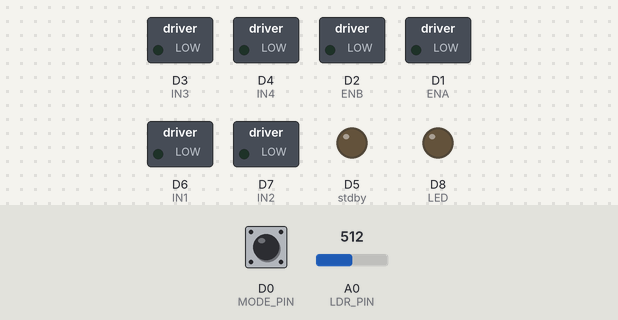
This sketch was run on a simulated ESP8266 (NodeMCU). Shown: switched loads named in the sketch (green lamp = pin HIGH), output pins drawn as LEDs (lit = HIGH). Inputs (shaded band) come from the test bench; at power-on: A0 (LDR_PIN) = 512, D0 (MODE_PIN) HIGH. WiFi joins after 1.5 s; servers stay silent unless stated; what the sketch prints to the serial monitor is not drawn.

Above: at 0.0 s.
At 3.2 s:
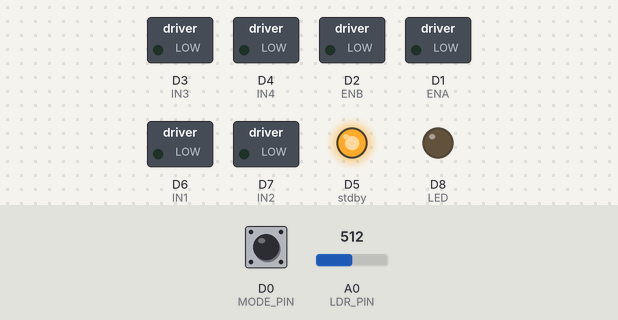
3.3 s: A0 (LDR_PIN) set to 982
4.8 s: A0 (LDR_PIN) set to 1006
At 5.3 s:
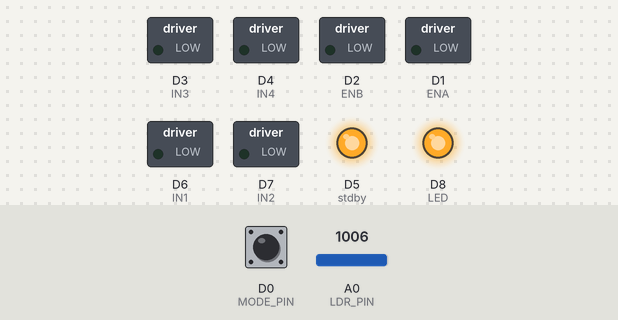
11.3 s: A0 (LDR_PIN) set to 1010
Timing chart, 0 to 15.3 s (numbered marks = the images above; inputs shaded):
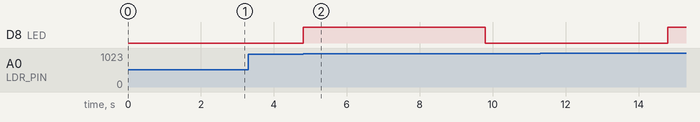

Measured:
- the behaviour switches between 999 and 1000 on A0 (LDR_PIN) (found by bisection; images 1 and 2)
- after the input at 3.3 s, every drawn part: stays the same
- after the input at 4.8 s, D8 (LED): LOW → HIGH at once, → LOW 5.0 s later

The sketch:

DDrivePlusLDR.ino
```cpp
#include <ESP8266WiFi.h>
#include <WiFiUdp.h>

/* ---------- WIFI CONFIG ---------- */
const char* ssid = "SAC-08(2.4GHz)";
const char* password = "sac@1964";

/* ---------- UDP CONFIG ---------- */
WiFiUDP udp;        // joystick UDP
WiFiUDP scoreUdp;   // score UDP

const unsigned int joystickPort = 1234;
const char* scoreServerIP = "192.168.1.169";
const unsigned int scoreServerPort = 9000;

/* ---------- ESP ID ---------- */
const char* espID = "ESP_1";

/* ---------- MOTOR PINS (NodeMCU 1.0) ---------- */
// TB6612 differential drive motor driver

#define ENA       D1    // D1  → GPIO5  → Motor A PWM (speed control)
#define IN1       D6    // D6  → GPIO12 → Motor A direction pin 1
#define IN2       D7    // D7  → GPIO13 → Motor A direction pin 2

#define ENB       D2    // D2  → GPIO4  → Motor B PWM (speed control)
#define IN3       D3    // D3  → GPIO0  → Motor B direction pin 1 (BOOT pin, must be HIGH at boot)
#define IN4       D4    // D4  → GPIO2  → Motor B direction pin 2 (BOOT pin, must be HIGH at boot)

#define stdby     D5    // D5  → GPIO14 → TB6612 STBY (enable pin)

/* ---------- LDR ---------- */
#define LDR_PIN   A0    // A0  → ADC0   → LDR analog input (0–1023)

/* ---------- MODE + STATUS LED ---------- */
#define MODE_PIN  D0    // D0  → GPIO16 → Mode select (INPUT_PULLUP, GND = LDR test mode)
#define LED       D8    // D8  → GPIO15 → Status LED (LOW at boot, safe output)

/* ---------- LDR SETTINGS ---------- */
#define LDR_THRESHOLD 1000
const unsigned long lockoutDuration = 10000; // 10s
const unsigned long freezeDuration = 5000;   // 5s

/* ---------- CONTROL STATE ---------- */
float xVal = 128.0;
float yVal = 128.0;

unsigned long lastPacketTime = 0;
const unsigned long packetTimeout = 500; // STOP after 0.5s silence

bool motorsStopped = true;

/* ---------- LDR STATE ---------- */
bool lockoutActive = false;
bool wasAboveThreshold = false;
unsigned long lockoutStartTime = 0;

char packetBuffer[64];

/* =========================================================
                        SETUP
========================================================= */
void setup() {

  Serial.begin(115200);
  delay(500);

  Serial.println("\n=== ESP START ===");

  /* Motor Pins */
  pinMode(ENA, OUTPUT);
  pinMode(IN1, OUTPUT);
  pinMode(IN2, OUTPUT);

  pinMode(ENB, OUTPUT);
  pinMode(IN3, OUTPUT);
  pinMode(IN4, OUTPUT);

  pinMode(stdby, OUTPUT);
  digitalWrite(stdby, HIGH);
  stopMotors();

  /* LDR Pins (+ extra testing pins)*/
  pinMode(LDR_PIN, INPUT);

  pinMode(MODE_PIN, INPUT_PULLUP);
  pinMode(LED, OUTPUT);
  digitalWrite(LED, LOW);

  analogWriteFreq(1000);

  /* WiFi */
  WiFi.mode(WIFI_STA);
  WiFi.setSleep(false);
  WiFi.begin(ssid, password);

  Serial.print("Connecting WiFi");

  unsigned long start = millis();
  while (WiFi.status() != WL_CONNECTED) {
    if (millis() - start > 10000) {
      Serial.println("\nWiFi timeout!");
      break;
    }
    delay(300);
    Serial.print(".");
  }

  Serial.println("\nWiFi CONNECTED");
  Serial.print("IP: ");
  Serial.println(WiFi.localIP());

  udp.begin(joystickPort);
  Serial.print("Joystick UDP Port: ");
  Serial.println(joystickPort);

  scoreUdp.begin(0);
}

/* =========================================================
                        LOOP
========================================================= */

void loop() {

  bool freezeBot = false;

  // Detect freeze window (first 5s of lockout)
  if (lockoutActive) {
    if (millis() - lockoutStartTime < freezeDuration) {
      freezeBot = true;
    }
  }

  // ===== MODE PRIORITY =====
  if (digitalRead(MODE_PIN) == LOW) {
    // LDR TEST MODE (highest priority)
    handleLDRTestMode();
  }
  else if (freezeBot) {
    // FREEZE MODE
    stopMotors();
    motorsStopped = true;

    digitalWrite(LED, HIGH); // LED ON during freeze
  }
  else {
    // NORMAL MODE
    digitalWrite(LED, LOW);  // LED OFF

    handleJoystickUDP();
    handlePacketTimeout();
  }

  // LDR must always run to manage lockout timing
  handleLDR();

  yield(); // keep WiFi alive
}

/* =========================================================
                PACKET TIMEOUT SAFETY
========================================================= */
void handlePacketTimeout() {

  if (millis() - lastPacketTime > packetTimeout) {

    if (!motorsStopped) {
      Serial.println("⚠ No packets -> STOP motors");
      stopMotors();
      motorsStopped = true;
    }
  }
}

/* =========================================================
                    UDP JOYSTICK
========================================================= */
void handleJoystickUDP() {

  static unsigned long lastCheck = 0;
  if (millis() - lastCheck < 20) return; // 50Hz
  lastCheck = millis();

  int packetSize = udp.parsePacket();
  if (!packetSize) return;

  int len = udp.read(packetBuffer, sizeof(packetBuffer) - 1);
  if (len <= 0) return;

  packetBuffer[len] = '\0';
  lastPacketTime = millis();
  motorsStopped = false;

  char* comma = strchr(packetBuffer, ',');
  if (!comma) return;

  *comma = '\0';

  xVal = constrain(atof(packetBuffer), 0, 255);
  yVal = constrain(atof(comma + 1), 0, 255);

  driveDifferential(xVal, yVal);
}

/* =========================================================
                DIFFERENTIAL DRIVE
========================================================= */
void driveDifferential(float x, float y) {

  float turn  = (x - 128.0) / 128.0;
  float speed = (128.0 - y) / 128.0;

  // deadzone
  if (abs(turn) < 0.05) turn = 0;
  if (abs(speed) < 0.05) speed = 0;

  int left  = constrain((speed - turn) * 100, -100, 100);
  int right = constrain((speed + turn) * 100, -100, 100);

  Serial.print("L:");
  Serial.print(left);
  Serial.print("  R:");
  Serial.println(right);

  setMotor(left, right);
}

/* =========================================================
                    MOTOR CONTROL
========================================================= */
void setMotor(int left, int right) {

  digitalWrite(IN1, left >= 0);
  digitalWrite(IN2, left < 0);
  analogWrite(ENA, abs(left));

  digitalWrite(IN3, right >= 0);
  digitalWrite(IN4, right < 0);
  analogWrite(ENB, abs(right));
}

void stopMotors() {

  analogWrite(ENA, 0);
  analogWrite(ENB, 0);
}

/* =========================================================
                    LDR HANDLER
========================================================= */
void handleLDR() {

  unsigned long now = millis();

  if (lockoutActive) {
    if (now - lockoutStartTime >= lockoutDuration) {
      lockoutActive = false;
      wasAboveThreshold = false;
    } else {
      return;
    }
  }

  int ldrValue = 0;
  for (int i = 0; i < 5; i++)
    ldrValue += analogRead(LDR_PIN);

  ldrValue /= 5;
  Serial.println(ldrValue);

  if (ldrValue >= LDR_THRESHOLD && !wasAboveThreshold) {
    wasAboveThreshold = true;
    lockoutActive = true;
    lockoutStartTime = now;
    sendScoreUDP();
  }

  if (ldrValue < LDR_THRESHOLD)
    wasAboveThreshold = false;
}

/* =========================================================
                    SCORE UDP
========================================================= */
void sendScoreUDP() {

  if (WiFi.status() != WL_CONNECTED) {
    Serial.println("✗ WiFi lost — reconnecting");
    WiFi.reconnect();
    return;
  }

  char msg[32];
  snprintf(msg, sizeof(msg), "SCORE,%s", espID);

  scoreUdp.beginPacket(scoreServerIP, scoreServerPort);
  scoreUdp.write((uint8_t*)msg, strlen(msg));
  scoreUdp.endPacket();

  Serial.println("✓ SCORE SENT");
}

/* =========================================================
                LDR TEST MODE
========================================================= */
void handleLDRTestMode() {

  // Ensure bot is fully inactive
  stopMotors();
  motorsStopped = true;

  // Block UDP traffic silently
  udp.flush();
  scoreUdp.flush();

  // Read LDR (averaged)
  int ldrValue = 0;
  for (int i = 0; i < 5; i++)
    ldrValue += analogRead(LDR_PIN);

  ldrValue /= 5;

  Serial.print("[TEST MODE] LDR = ");
  Serial.println(ldrValue);

  // LED indication
  if (ldrValue >= LDR_THRESHOLD)
    digitalWrite(LED, HIGH);
  else
    digitalWrite(LED, LOW);

  delay(50); // debounce
}
```
